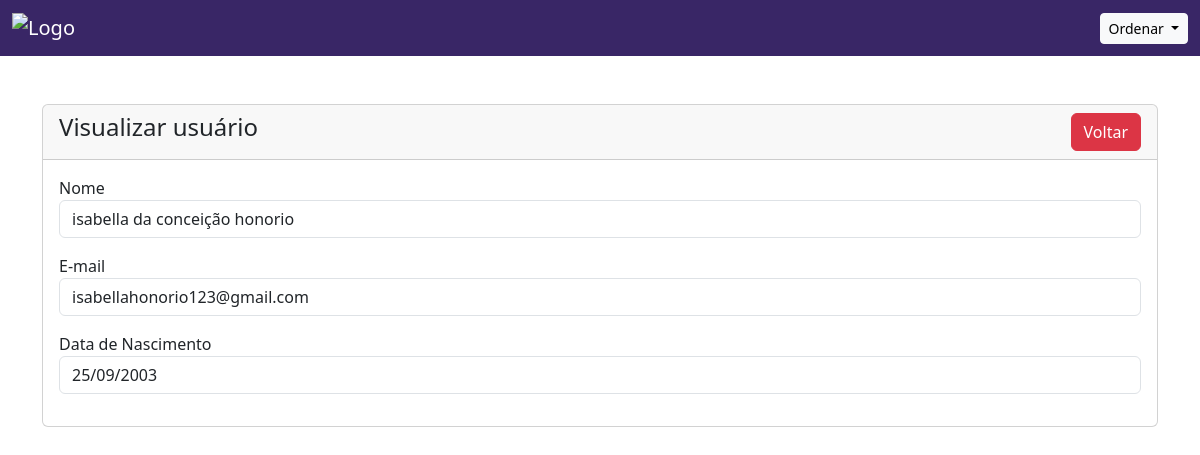
Screenshot of /usuario-view.php?id_usuario=2 with the database file from the repository.
### tables this page shows
CREATE TABLE `cadastro` (
  `id_usuario` int(11) NOT NULL,
  `nome` varchar(100) NOT NULL,
  `cpf` char(11) NOT NULL,
  `sexo` enum('Masculino','Feminino','Outro') NOT NULL,
  `endereco` text NOT NULL,
  `cep` char(9) NOT NULL,
  `email` varchar(80) NOT NULL,
  `celular` varchar(20) NOT NULL,
  `logins` varchar(50) NOT NULL,
  `senha` varchar(255) NOT NULL,
  `data_nascimento` date NOT NULL,
  `nome_materno` varchar(60) NOT NULL,
  `data_cadastro` datetime NOT NULL DEFAULT current_timestamp(),
  `tipo` enum('comum','master') DEFAULT 'comum'
);

### usuario-view.php (the view, shortened to what this page needs)
<?php
include 'conexao.php';
?>
<!doctype html>
<html lang="pt-BR">
  <head>
    <link href="https://cdn.jsdelivr.net/npm/bootstrap@5.3.8/dist/css/bootstrap.min.css" rel="stylesheet">
  </head>
  <body>
    <?php include('navbar.php'); ?>
    <div class="container mt-5">
        <div class="row">
            <div class="col-md-12">
                <div class="card">
                    <div class="card-header">
                        <h4>Visualizar usuário
                        <a href="crud.php" class="btn btn-danger float-end">Voltar</a>
                        </h4>
                    </div>
                    <div class="card-body">
                        <?php
                        if (isset($_GET['id_usuario'])) {
                            $usuario_id = mysqli_real_escape_string($conexao, $_GET['id_usuario']);
                            $sql = "SELECT * FROM cadastro WHERE id_usuario='$usuario_id'";
                            $query = mysqli_query($conexao, $sql);
                            if (mysqli_num_rows($query) > 0) {
                                $usuario = mysqli_fetch_array($query);
                        ?>
                            <div class="mb-3">
                                <label>Nome</label>
                                <p class="form-control">
                                    <?= $usuario['nome'] ?>
                                </p>
                            </div>
                             <div class="mb-3">
                                <label>E-mail</label>
                                <p class="form-control">
                                    <?= $usuario['email'] ?>
                                </p>
                            </div>
                             <div class="mb-3">
                                <label>Data de Nascimento</label>
                                <p class="form-control">
                                    <?=date('d/m/Y', strtotime($usuario['data_nascimento'])) ?>
                                </p>
                            </div>
                             <?php
                             }else {
                                echo "<h5>Usuário não encontrado</h5>";
                             }
                            }
                             ?>
                            </div>
                    </div>
                </div>
            </div>
        </div>
  </body>
</html>

### rows the page displays
cadastro: nome "isabella da conceição honorio", email "isabellahonorio123@gmail.com", data_nascimento "25/09/2003"
